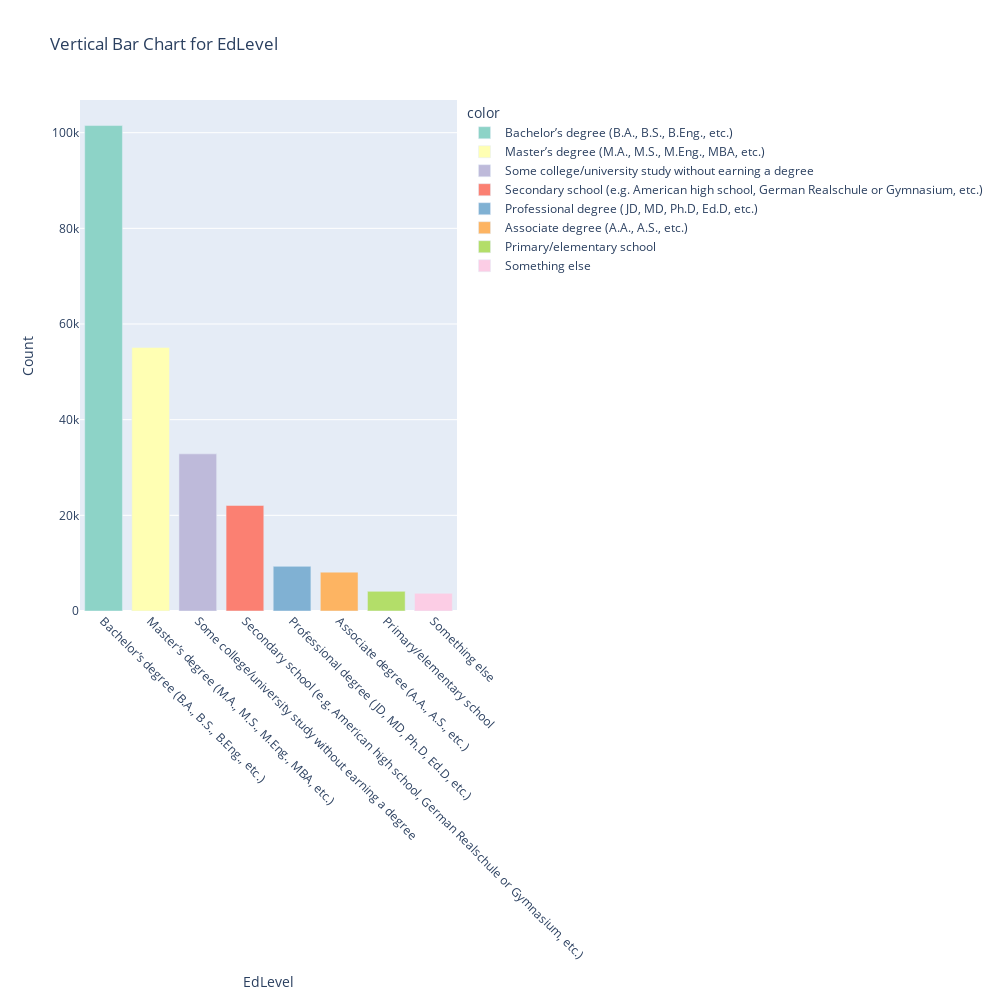
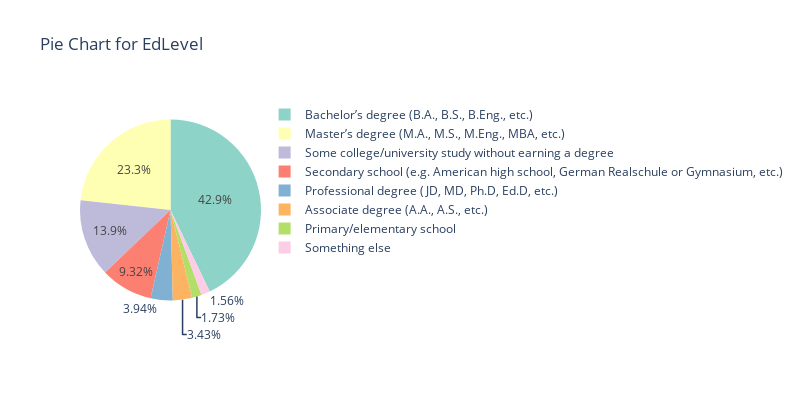

Source (notebook cell) for these figures, in order:
### Code cell
display_vertical_bar_chart(df_encoded,"EdLevel")
display_pie_chart(df_encoded,"EdLevel")

### Figure 1 — Plotly figure (JSON) as saved in the notebook; plotly's stock layout.template omitted (floating-point values rounded to 4 significant figures)
{"data": [{"alignmentgroup": "True", "hovertemplate": "color=Bachelor’s degree (B.A., B.S., B.Eng., etc.)<br>x=%{x}<br>y=%{y}<extra></extra>", "legendgroup": "Bachelor’s degree (B.A., B.S., B.Eng., etc.)", "marker": {"color": "rgb(141,211,199)", "pattern": {"shape": ""}}, "name": "Bachelor’s degree (B.A., B.S., B.Eng., etc.)", "offsetgroup": "Bachelor’s degree (B.A., B.S., B.Eng., etc.)", "orientation": "v", "showlegend": true, "textposition": "auto", "type": "bar", "x": ["Bachelor’s degree (B.A., B.S., B.Eng., etc.)"], "xaxis": "x", "y": [101491], "yaxis": "y"}, {"alignmentgroup": "True", "hovertemplate": "color=Master’s degree (M.A., M.S., M.Eng., MBA, etc.)<br>x=%{x}<br>y=%{y}<extra></extra>", "legendgroup": "Master’s degree (M.A., M.S., M.Eng., MBA, etc.)", "marker": {"color": "rgb(255,255,179)", "pattern": {"shape": ""}}, "name": "Master’s degree (M.A., M.S., M.Eng., MBA, etc.)", "offsetgroup": "Master’s degree (M.A., M.S., M.Eng., MBA, etc.)", "orientation": "v", "showlegend": true, "textposition": "auto", "type": "bar", "x": ["Master’s degree (M.A., M.S., M.Eng., MBA, etc.)"], "xaxis": "x", "y": [55107], "yaxis": "y"}, {"alignmentgroup": "True", "hovertemplate": "color=Some college/university study without earning a degree<br>x=%{x}<br>y=%{y}<extra></extra>", "legendgroup": "Some college/university study without earning a degree", "marker": {"color": "rgb(190,186,218)", "pattern": {"shape": ""}}, "name": "Some college/university study without earning a degree", "offsetgroup": "Some college/university study without earning a degree", "orientation": "v", "showlegend": true, "textposition": "auto", "type": "bar", "x": ["Some college/university study without earning a degree"], "xaxis": "x", "y": [32851], "yaxis": "y"}, {"alignmentgroup": "True", "hovertemplate": "color=Secondary school (e.g. American high school, German Realschule or Gymnasium, etc.)<br>x=%{x}<br>y=%{y}<extra></extra>", "legendgroup": "Secondary school (e.g. American high school, German Realschule or Gymnasium, etc.)", "marker": {"color": "rgb(251,128,114)", "pattern": {"shape": ""}}, "name": "Secondary school (e.g. American high school, German Realschule or Gymnasium, etc.)", "offsetgroup": "Secondary school (e.g. American high school, German Realschule or Gymnasium, etc.)", "orientation": "v", "showlegend": true, "textposition": "auto", "type": "bar", "x": ["Secondary school (e.g. American high school, German Realschule or Gymnasium, etc.)"], "xaxis": "x", "y": [22068], "yaxis": "y"}, {"alignmentgroup": "True", "hovertemplate": "color=Professional degree (JD, MD, Ph.D, Ed.D, etc.)<br>x=%{x}<br>y=%{y}<extra></extra>", "legendgroup": "Professional degree (JD, MD, Ph.D, Ed.D, etc.)", "marker": {"color": "rgb(128,177,211)", "pattern": {"shape": ""}}, "name": "Professional degree (JD, MD, Ph.D, Ed.D, etc.)", "offsetgroup": "Professional degree (JD, MD, Ph.D, Ed.D, etc.)", "orientation": "v", "showlegend": true, "textposition": "auto", "type": "bar", "x": ["Professional degree (JD, MD, Ph.D, Ed.D, etc.)"], "xaxis": "x", "y": [9339], "yaxis": "y"}, {"alignmentgroup": "True", "hovertemplate": "color=Associate degree (A.A., A.S., etc.)<br>x=%{x}<br>y=%{y}<extra></extra>", "legendgroup": "Associate degree (A.A., A.S., etc.)", "marker": {"color": "rgb(253,180,98)", "pattern": {"shape": ""}}, "name": "Associate degree (A.A., A.S., etc.)", "offsetgroup": "Associate degree (A.A., A.S., etc.)", "orientation": "v", "showlegend": true, "textposition": "auto", "type": "bar", "x": ["Associate degree (A.A., A.S., etc.)"], "xaxis": "x", "y": [8126], "yaxis": "y"}, {"alignmentgroup": "True", "hovertemplate": "color=Primary/elementary school<br>x=%{x}<br>y=%{y}<extra></extra>", "legendgroup": "Primary/elementary school", "marker": {"color": "rgb(179,222,105)", "pattern": {"shape": ""}}, "name": "Primary/elementary school", "offsetgroup": "Primary/elementary school", "orientation": "v", "showlegend": true, "textposition": "auto", "type": "bar", "x": ["Primary/elementary school"], "xaxis": "x", "y": [4108], "yaxis": "y"}, {"alignmentgroup": "True", "hovertemplate": "color=Something else<br>x=%{x}<br>y=%{y}<extra></extra>", "legendgroup": "Something else", "marker": {"color": "rgb(252,205,229)", "pattern": {"shape": ""}}, "name": "Something else", "offsetgroup": "Something else", "orientation": "v", "showlegend": true, "textposition": "auto", "type": "bar", "x": ["Something else"], "xaxis": "x", "y": [3694], "yaxis": "y"}], "layout": {"barmode": "relative", "height": 1000, "legend": {"title": {"text": "color"}, "tracegroupgap": 0}, "title": {"text": "Vertical Bar Chart for EdLevel"}, "width": 1000, "xaxis": {"anchor": "y", "domain": [0, 1], "tickangle": 45, "tickmode": "array", "title": {"text": "EdLevel"}}, "yaxis": {"anchor": "x", "domain": [0, 1], "title": {"text": "Count"}}}}

### Figure 2 — Plotly figure (JSON) as saved in the notebook; plotly's stock layout.template omitted (floating-point values rounded to 4 significant figures)
{"data": [{"customdata": [["Bachelor’s degree (B.A., B.S., B.Eng., etc.)"], ["Master’s degree (M.A., M.S., M.Eng., MBA, etc.)"], ["Some college/university study without earning a degree"], ["Secondary school (e.g. American high school, German Realschule or Gymnasium, etc.)"], ["Professional degree (JD, MD, Ph.D, Ed.D, etc.)"], ["Associate degree (A.A., A.S., etc.)"], ["Primary/elementary school"], ["Something else"]], "domain": {"x": [0, 1], "y": [0, 1]}, "hovertemplate": "label=%{label}<br>value=%{value}<br>color=%{customdata[0]}<extra></extra>", "labels": ["Bachelor’s degree (B.A., B.S., B.Eng., etc.)", "Master’s degree (M.A., M.S., M.Eng., MBA, etc.)", "Some college/university study without earning a degree", "Secondary school (e.g. American high school, German Realschule or Gymnasium, etc.)", "Professional degree (JD, MD, Ph.D, Ed.D, etc.)", "Associate degree (A.A., A.S., etc.)", "Primary/elementary school", "Something else"], "legendgroup": "", "marker": {"colors": ["rgb(141,211,199)", "rgb(255,255,179)", "rgb(190,186,218)", "rgb(251,128,114)", "rgb(128,177,211)", "rgb(253,180,98)", "rgb(179,222,105)", "rgb(252,205,229)"]}, "name": "", "showlegend": true, "type": "pie", "values": [101491, 55107, 32851, 22068, 9339, 8126, 4108, 3694]}], "layout": {"height": 400, "legend": {"tracegroupgap": 0}, "piecolorway": ["rgb(141,211,199)", "rgb(255,255,179)", "rgb(190,186,218)", "rgb(251,128,114)", "rgb(128,177,211)", "rgb(253,180,98)", "rgb(179,222,105)", "rgb(252,205,229)"], "title": {"text": "Pie Chart for EdLevel"}, "width": 800}}
